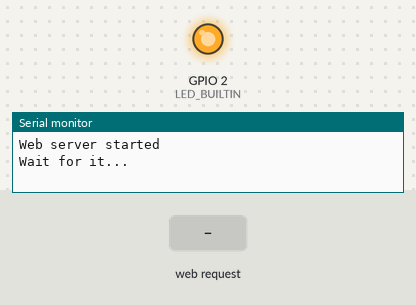
This sketch was run on a simulated ESP32. On the bench: output pins drawn as LEDs (lit = HIGH), the last lines printed to the serial monitor. Dashed ring = blinking. Inputs (shaded band) come from the test bench.

Above: at 1.2 s.
1.3 s: HTTP request GET / received
At 1.57 s:
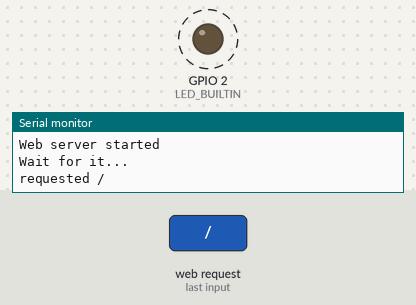
2.8 s: HTTP request GET /generate_204 received
At 3.7 s:
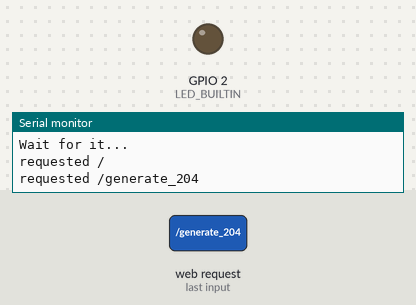
Timing chart, 0 to 11.8 s (numbered marks = the images above; inputs shaded):
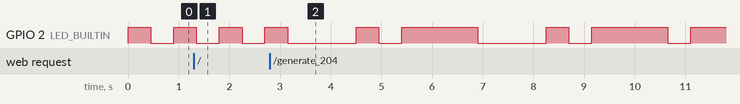

The sketch:

spooky_wifi.ino
```cpp
#include "morse_code_setup.h"
#include "wifi_setup.h"
#include "web_server.h"

void setup() {
  // put your setup code here, to run once:

  // initialize digital pin 13 as an output. (Same pin used in Blink)
  pinMode(LED_BUILTIN, OUTPUT);
  Serial.begin(115200);
  webServerSetup(); //Calls function to start webserver


  Serial.println("Wait for it...");
  message = "HAPPY HALLOWEEN";
}

void loop() {
  // put your main code here, to run repeatedly:
  if ( currSignal == '\0' )
  {
    currMsgIdx = 0;
  }
  else
  {
    currMsgIdx++;

    if (message[currMsgIdx] == '\0')
    {
      currMsgIdx = 0;
    }
  }

  sendMorseChar(message[currMsgIdx]);
  Serial.println(message[currMsgIdx]);
  currSignal = message[currMsgIdx];

  static unsigned long last_update_time = 0;
    if (millis() - last_update_time > update_interval) {
        static int current_line = 0;
        current_line = (current_line + 1) % (sizeof(wifi_names) / sizeof(String));
        Serial.print("Updating SSID to ");
        Serial.println(wifi_names[current_line]);
        WiFi.softAP(wifi_names[current_line].c_str());
        dnsServer.start(); // (re)starts the DNS server
        last_update_time = millis();
    }
}
```

morse_code_setup.h
```cpp
/*
   Maintainer: Ben-BJD ( https://github.com/Ben-BJD )
   Thanks to ShiftBit ( https://www.reddit.com/user/ShiftBit ) for optimisation advice!
*/

const int DOT_BLNK_LEN = 450;//Length of a dot is one unit
const int DASH_BLNK_LEN = 1500;//Length of a dash is three units

//Here the first 1 is a start flag and the reaminder of the byte indicates the sequence.
//For example A's sequence is 01 or dot-dash.
//The preceeding zeroes are shifted out until the start flag is found which is also discarded.
const byte morse_table[] PROGMEM = {
  'A', 0B00000101,
  'B', 0B00011000,
  'C', 0B00011010,
  'D', 0B00001100,
  'E', 0B00000010,
  'F', 0B00010010,
  'G', 0B00001110,
  'H', 0B00010000,
  'I', 0B00000100,
  'J', 0B00010111,
  'K', 0B00001101,
  'L', 0B00010100,
  'M', 0B00000111,
  'N', 0B00000110,
  'O', 0B00001111,
  'P', 0B00010110,
  'Q', 0B00011101,
  'R', 0B00001010,
  'S', 0B00001000,
  'T', 0B00000011,
  'U', 0B00001001,
  'V', 0B00010001,
  'W', 0B00001011,
  'X', 0B00011001,
  'Y', 0B00011011,
  'Z', 0B00011100,

  '0', 0B00111111,
  '1', 0B00101111,
  '2', 0B00100111,
  '3', 0B00100011,
  '4', 0B00100001,
  '5', 0B00100000,
  '6', 0B00110000,
  '7', 0B00111000,
  '8', 0B00111100,
  '9', 0B00111110,

  '#', 0B11000101,  // /BK - Break in conversation
  '+', 0B00101010,  // /AR - Message separator, start new message / telegram
  ',', 0B01110011,
  '-', 0B01100001,
  '.', 0B01010101,
  '/', 0B00110010,
  '=', 0B00110001, // BT - Start of new section / new paragraph
  '?', 0B01001100, // Please say again
  '^', 0B01000101,  // /SK - End of contact / End of work

  0xff  // end-of-table marker
};

char* message;
char currSignal = '\0';
int currMsgIdx = 0;

void blinkDelay(int duration)
{
  digitalWrite(LED_BUILTIN, HIGH);   // turn the LED on (HIGH is the voltage level)
  delay(duration);// wait for the set duration
  digitalWrite(LED_BUILTIN, LOW);    // turn the LED off by making the voltage LOW
}

void sendDot()
{
  blinkDelay(DOT_BLNK_LEN);
}

void sendDash()
{
  blinkDelay(DASH_BLNK_LEN);
}

void sendMorseChar(byte letter)
{
  byte bp = 0;
  byte ditordah = 0;
  bool first = false;
  unsigned int j = 0;
  unsigned int ele_len = DOT_BLNK_LEN;

  switch (letter)
  {
    case ' ':
      delay(ele_len * 7);//there is a seven unit delay between words
      break;

    case 8:
    case 127:
      break;

    default:
      // while bp is not our end of table flag
      while (bp != 0xff)
      {
        // we should be pointing as an alpha/digit/puncutation character in our table
        bp = pgm_read_byte_near(morse_table + j);

        // have we reached the end of our table ?
        if (bp != 0xff)
        {
          // is the chacater we're pointing to in the Morse table the same as the
          // character we want to send ?
          if (bp == letter)
          {
            // yes - so bump our pointer to the Morse code chacter bit pattern for
            // the chacater we want to send
            j++;

            // now get the bit pattern into bp
            bp = pgm_read_byte_near(morse_table + j);

            // start processing the bit pattern. ie: A = 00000101 = DOT DASH
            for (int i = 0; i < 8; i++)
            {
              // get the high bit of the pattern into our ditordah variable
              /*
                  ie:
                       00000101
                  AND  10000000
                    =  00000000
              */
              ditordah = (bp & 128);

              // have we found our start flag yet ?
              if (first == false)
              {
                // if no, is it our start flag
                if (ditordah != 0)
                {
                  // yes - set our flag
                  first = true;
                }

                // now shift the bit pattern one bit to the left and continue
                bp = (bp << 1); //ie: 00000101 becomes 00001010

                /*

                  Continuing with the example A this will be shifted here until we reach

                  10100000

                  Then the first flag will be set. And the sequence 01 will be used below for the remainder of the loop

                */

                continue;
              }

              // if we've seen our start flag then send the dash or dot based on the bit
              if (ditordah != 0)
              {
                sendDash();
              }
              else
              {
                sendDot();
              }

              //we have a one unit delay between parts of the letter
              delay(ele_len);

              // now shift the bit pattern one bit to the left and continue

              bp = (bp << 1);//continue shifting bits in the sequence until complete
            }

            // there is a three element delay between chacaters.  the sendDash() or
            // sendDot() functions already add a one element delay so we delay
            // two more element times.
            delay(ele_len * 2);
            return;
          }
        }

        j++;
        j++;
      }

      break;
  }
}
```

web_server.h
```cpp
#include <AsyncTCP.h> //https://github.com/me-no-dev/AsyncTCP Can be installed in Arduino IDE Library Explorer
#include "ESPAsyncWebServer.h" //Can also be installed in the Arduino IDE Library https://github.com/me-no-dev/ESPAsyncWebServer
#include "DNSServer.h"

const IPAddress localIP(4, 3, 2, 1);       // the IP address the web server, Samsung requires the IP to be in public space
const IPAddress gatewayIP(4, 3, 2, 1);       // IP address of the network should be the same as the local IP for captive portals
const IPAddress subnetMask(255, 255, 255, 0);  // no need to change: https://avinetworks.com/glossary/subnet-mask/

const String localIPURL = "http://4.3.2.1";  // a string version of the local IP with http, used for redirecting clients to your webpage

AsyncWebServer server(80);
DNSServer dnsServer;

void webServerSetup(){

  //This is a super simple page that will be served up any time the root location is requested.  Get here intentionally by typing in the IP address.
  server.on("/", HTTP_GET, [](AsyncWebServerRequest *request){
    request->send(200, "text/html", "<!DOCTYPE html><html><head><title>Success</title></head><body><p>Hooray</p></body>");
    Serial.println("requested /");
  });


  //This is an example of triggering for a known location.  This one seems to be common for android devices
  server.on("/generate_204", HTTP_GET, [](AsyncWebServerRequest *request){
    request->send(200, "text/plain", "You were sent here by a captive portal after requesting generate_204");
    Serial.println("requested /generate_204");
  });

  //This is an example of a redirect type response.  onNotFound acts as a catch-all for any request not defined above
  server.onNotFound([](AsyncWebServerRequest *request){
    request->redirect("/");
    Serial.print("server.notfound triggered: ");
    Serial.println(request->url());       //This gives some insight into whatever was being requested
  });

  server.begin();                         //Starts the server process
  Serial.println("Web server started");
}
```

wifi_setup.h
```cpp
#include <Arduino.h>
#include <WiFi.h>

String wifi_names[] = {
    "Were no strangers to love",
    "Ghostly Gateway",
    "Haunted Hotspot",
    "Spectral Signal",
    "Werewolf-wireless",
    "Dr. Frankenstein's Firewall",
    "Wicked WiFi",
    "Poltergeist Portal",
    "Ghoulish Gateway",
    "Sinister Signal",
    "Cursed Connection",
    "Haunted-House-Hold",
    "Punto de acceso maldito",
    "Espectro esqeluzante",
    "FBI VAN 42",
    "Goblin-gateway",
    "Nightmare Network",
    "Zombie Router",
    "Phantom Signals"
};

const int update_interval = 120000; // SSID Update interval, adjust as needed.
```
